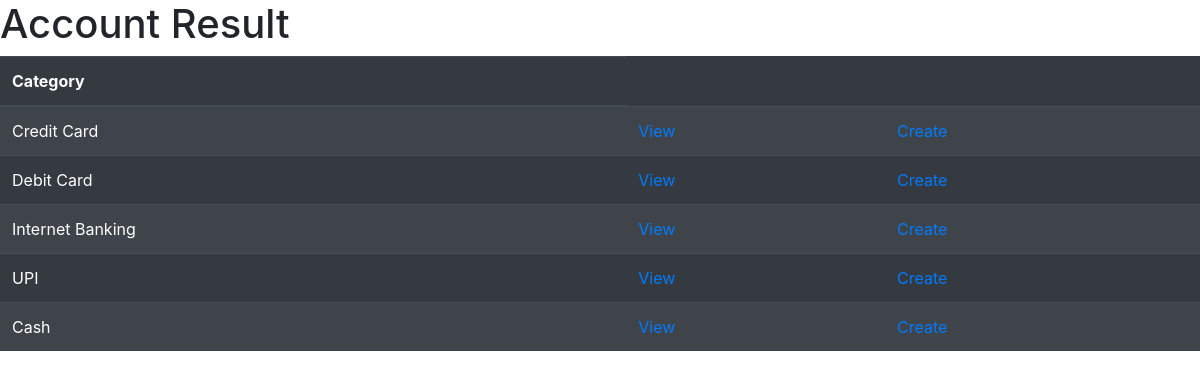
Page /Accountv on the committed database.
### Registration/models.py (models this page shows, shortened)
class Account(models.Model):
    paymode=models.CharField(max_length=250)
    user=models.CharField(max_length=250,)

### Registration/views.py (the view)
# urls.py: path('Accountv', views.Accountv.as_view(), name="Account_v"),
class Accountv(TemplateView):
    model_name=Account
    template_name = "Registration/accountv.html"
    def get_queryset(self):
        return self.model_name.objects.all()
    def get(self, request, *args, **kwargs):
        context={}
        context["account"]=self.get_queryset()
        return render(request,self.template_name,context)

### templates/Registration/accountv.html (shortened to what this page needs)
<!DOCTYPE html>
<html lang="en">
<head>
</head>
<link rel="stylesheet" href="https://stackpath.bootstrapcdn.com/bootstrap/4.4.1/css/bootstrap.min.css">
<body>
<h1>Account Result</h1>
<table class="table table-striped table-dark">
    <thead>
    <tr>
      <th scope="col">Category</th>
    </tr>
  </thead>
  <tbody>
  {% for a in account %}
    <tr>
      <td>{{a.paymode}}</td>
    <td><a href="{%url 'Account_v'%}">View</a></td>
        <td><a href="{%url 'Account_cr'%}">Create</a></td>
    </tr>
  {% endfor %}
  </tbody>
</table>
</body>
</html></title>
</head>
<body>
</body>
</html>

### rows in the picture
Account: paymode "Credit Card"
Account: paymode "Debit Card"
Account: paymode "Internet Banking"
Account: paymode "UPI"
Account: paymode "Cash"
